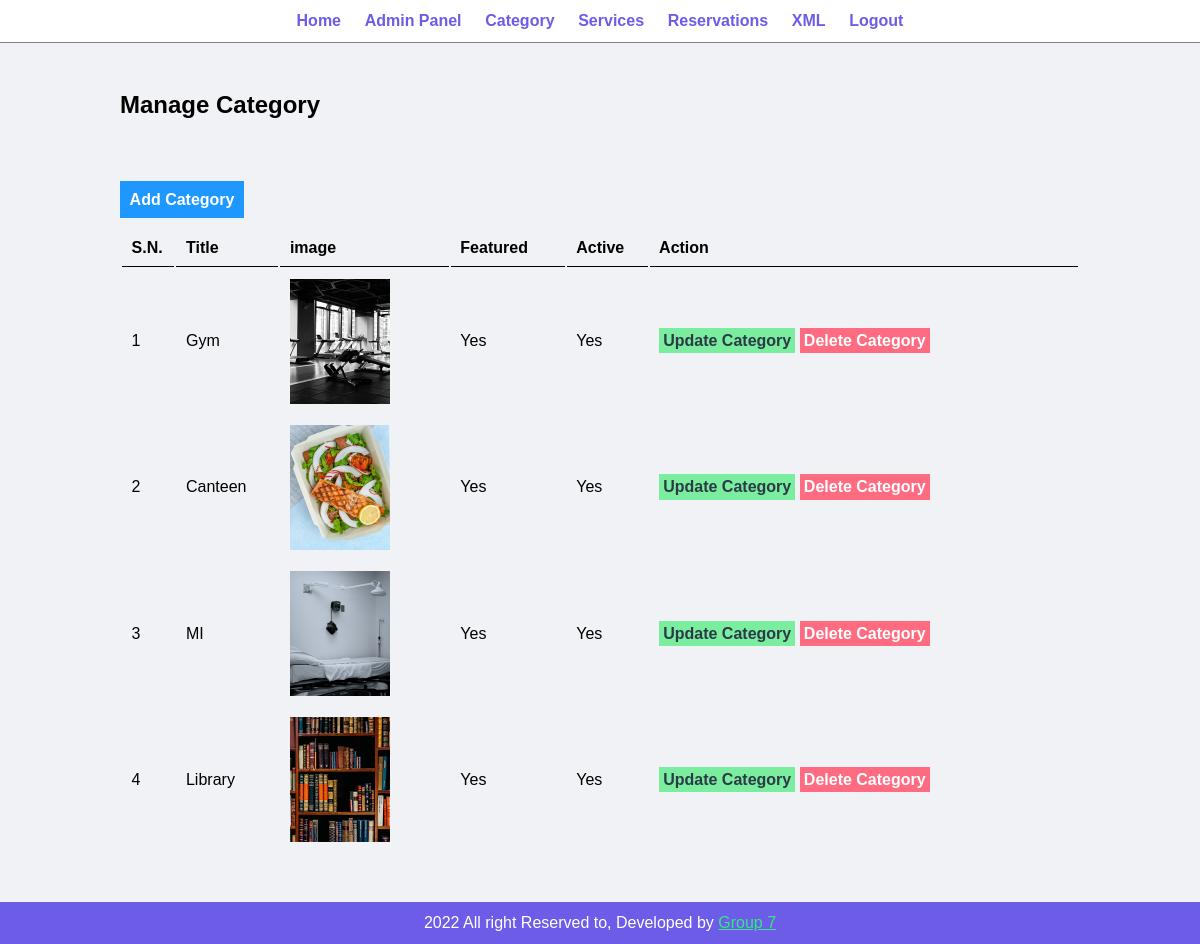
The page /admin/manage-category.php on the database its author committed.
### tables this page shows
CREATE TABLE `tbl_category` (
  `id` int(32) NOT NULL,
  `title` varchar(100) NOT NULL,
  `image_name` varchar(255) NOT NULL,
  `featured` varchar(10) NOT NULL,
  `active` varchar(10) NOT NULL
);

### admin/manage-category.php (the view, shortened to what this page needs)
<?php include('partials/menu.php');?>
<div class="main-content">
        <div class="wrapper">
       <h2>Manage Category</h2>
       <br> <br>
       <br><br>
      <a href="<?php echo SITEURL;?>admin/add-category.php" class="btn-primary">Add Category</a> <br> <br>
       <table class="tbl-full">
         <tr>
         <th>S.N.</th>
         <th>Title</th>
         <th>image</th>
         <th>Featured</th>
         <th>Active</th>
         <th>Action</th>
         </tr>
         <?php
         $sql = "SELECT * FROM tbl_category";
         $res=mysqli_query($conn,$sql);
         $count=mysqli_num_rows($res);
         $sn=1;
         if($count>0){
            while($row=mysqli_fetch_assoc($res))
            {
              $id=$row['id'];
              $title = $row['title'];
              $image_name = $row['image_name'];
              $featured = $row['featured'];
              $active = $row['active'];
              ?>
           <tr>
           <td><?php echo $sn++ ; ?></td>
            <td><?php echo $title; ?></td>
              <td>
              <?php
                if($image_name!=""){
                  ?>
                  <img src="<?php echo SITEURL;?>images/category/<?php echo $image_name; ?>"width="100px">
                  <?php
                }
                else{
                  echo "<div class='error'>Image Not Added.</div>";
                }
              ?>
            </td>
            <td><?php echo $featured; ?></td>
            <td><?php echo $active; ?></td>
           <td>
           <a href="<?php echo SITEURL; ?>admin/update-category.php?id=<?php echo $id; ?>" class="btn-secondary"> Update Category</a>
            <a href="<?php echo SITEURL; ?>admin/delete-category.php?id=<?php echo $id; ?>&image_name=<?php echo $image_name; ?>" class="btn-danger">Delete Category </a>
          </td>
           </tr>
              <?php
            }
         }
         else{
            ?>
            <tr>
              <td colspan="6"><div class="error">No Category Addded</div></td>
            </tr>
             <?php
         }
         ?>
       </table>
        </div>
      </div>
<?php include('partials/footer.php');?>

### css/admin.css (style rules this page uses)
* { margin: 0; padding: 0; font-family: Arial, Helvetica, sans-serif; }
.wrapper { padding: 1%; width: 80%; margin: 0 auto; }
.tbl-full { width: 100%; }
.btn-secondary { background-color: #7bed9f; padding: 1%; color: #2C3A47; text-decoration: none; font-weight: bold; }
table tr th { border-bottom: 1px solid black; padding: 1%; text-align: left; }
table tr td { padding: 1%; }
.btn-primary { background-color: #1e98ff; padding: 1%; color: white; text-decoration: none; font-weight: bold; }
.btn-danger { background-color: #ff6b81; padding: 1%; color: white; text-decoration: none; font-weight: bold; }
.main-content { background-color: #f1f2f6; padding: 3% 0; }
a { color: #31ea84; }

### admin/manage-category.php (style rules this page uses)
.tbl-full { width: 100%; }
table tr th { border-bottom: 1px solid black; padding: 1%; text-align: left; }
table tr td { padding: 1%; }
.btn-primary { background-color: #1e98ff; padding: 1%; color: white; text-decoration: none; font-weight: bold; }
.btn-secondary { background-color: #7bed9f; padding: 1%; color: #2C3A47; text-decoration: none; font-weight: bold; }
.btn-danger { background-color: #ff6b81; padding: 1%; color: white; text-decoration: none; font-weight: bold; }

### rows shown on the page
tbl_category: title "Gym", image_name (picture), featured "Yes", active "Yes"
tbl_category: title "Canteen", image_name (picture), featured "Yes", active "Yes"
tbl_category: title "MI", image_name (picture), featured "Yes", active "Yes"
tbl_category: title "Library", image_name (picture), featured "Yes", active "Yes"
